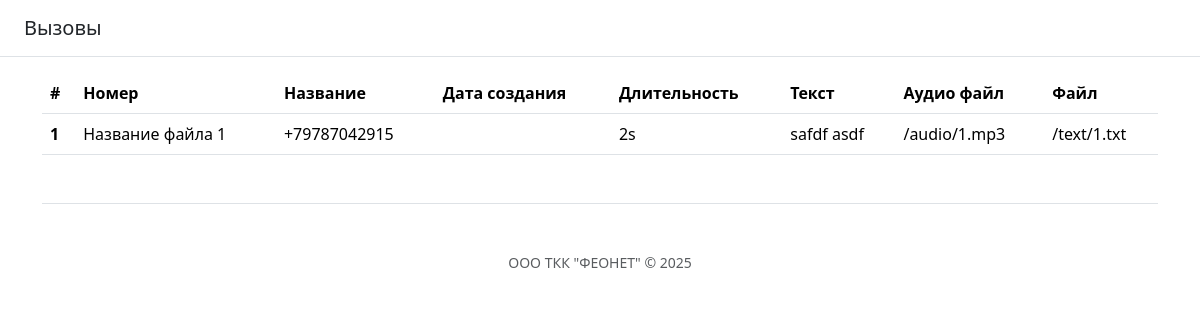
Before: / with the older database file.
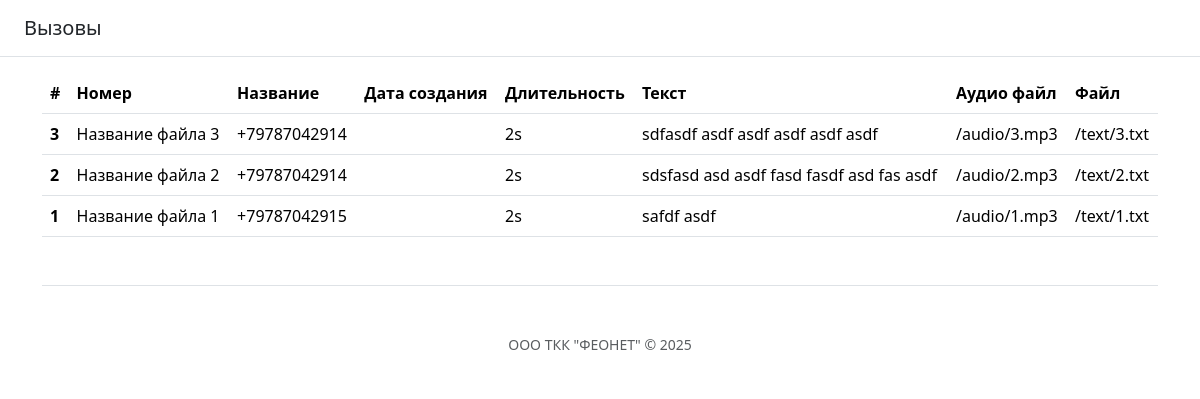
After: the same page with the newer database file.
### calls/models.py (models this page shows, shortened)
class Calls(models.Model):
    name = models.CharField(u'Имя', max_length=255)
    phone = models.CharField(u'Телефон', max_length=255)
    duration = models.CharField(u'Продолжительность', max_length=255)
    text = models.TextField(u'Текст')
    link_audio = models.CharField(u'Ссылка аудио', max_length=255)
    link_text = models.CharField(u'Ссылка текст', max_length=255)
    date_created = models.DateTimeField(u'Дата создания')
    class Meta:
        db_table='calls_calls'
        verbose_name='Вызовы'
        verbose_name_plural='Вызовы'

### calls/views.py (the view)
# urls.py: path('', CallsIndex.as_view()),
class CallsIndex(ListView):
    models = Calls
    template_name = 'calls/index.html'
    context_object_name = 'list_calls'
    def get_queryset(self):
        return Calls.objects.all().order_by('-id')
    def get_context_data(self, *args, **kwargs):
        context = super(CallsIndex, self).get_context_data(**kwargs)
        try:
            context['last_element'] = context['object_list'][0].pk
        except:
            context['last_element'] = 0
        return context

### calls/templates/calls/index.html (shortened to what this page needs)
{% extends 'base.html' %}
{% block content %}
    <table class="table">
      <thead>
        <tr>
          <th scope="col">#</th>
          <th scope="col">Номер</th>
          <th scope="col">Название</th>
          <th scope="col">Дата создания</th>
          <th scope="col">Длительность</th>
          <th scope="col">Текст</th>
          <th scope="col">Аудио файл</th>
          <th scope="col">Файл</th>
        </tr>
      </thead>
      <tbody>
        {% for call in list_calls %}
            {% include 'calls/row_calls.html' %}
        {% endfor %}
      </tbody>
    </table>
{% endblock %}

### templates/base.html (shortened to what this page needs)
<!doctype html>
<html lang="ru">
  <head>
    <link href="https://cdn.jsdelivr.net/npm/bootstrap@5.3.2/dist/css/bootstrap.min.css" rel="stylesheet">
  </head>
  <body>
    <div class="d-flex flex-column flex-md-row align-items-center p-3 px-md-4 mb-3 bg-white border-bottom box-shadow">
      <h5 class="my-0 mr-md-auto font-weight-normal">Вызовы</h5>
    </div>
    <div class="container">
      {% block content %}{% endblock %}
      <footer class="pt-4 my-md-5 pt-md-5 border-top">
        <div class="row">
          <div class="col-1 col-md">
            <small class="d-block mb-3 text-muted text-center">ООО ТКК "ФЕОНЕТ" &copy; 2025</small>
          </div>
        </div>
      </footer>
    </div>
  </body>
</html>

### calls/templates/calls/row_calls.html
<tr>
  <th scope="row">{% if counter %}{{ counter }}{% else %}{{ forloop.revcounter }}{%endif%}</th>
  <td>{{ call.name }}</td>
  <td>{{ call.phone }}</td>
  <td>{{ call.date_create }}</td>
  <td>{{ call.duration }}</td>
  <td>{{ call.text }}</td>
  <td>{{ call.link_audio }}</td>
  <td>{{ call.link_text }}</td>
</tr>

Changed rows visible on the page:
added Calls: name "Название файла 3", phone "+79787042914", duration "2s", text "sdfasdf asdf asdf asdf asdf asdf", link_audio "/audio/3.mp3", link_text "/text/3.txt"
added Calls: name "Название файла 2", phone "+79787042914", duration "2s", text "sdsfasd asd asdf fasd fasdf asd fas asdf", link_audio "/audio/2.mp3", link_text "/text/2.txt"
